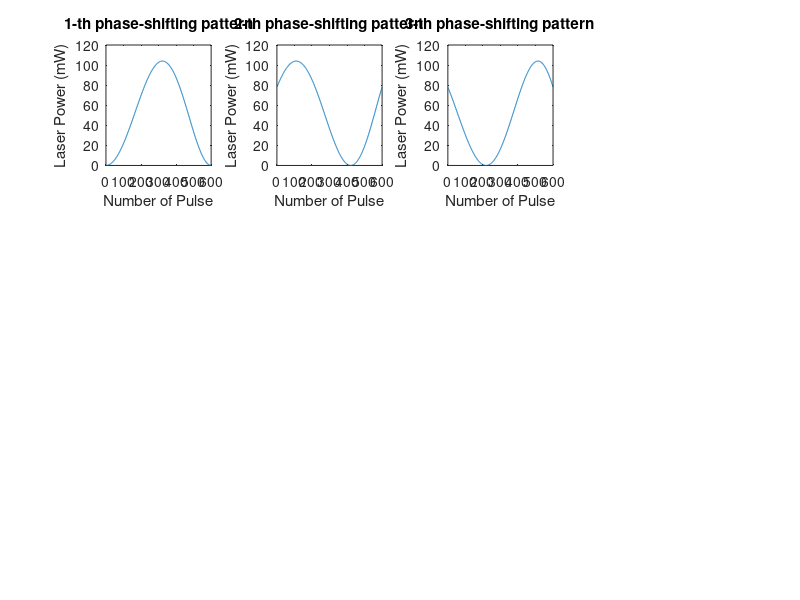
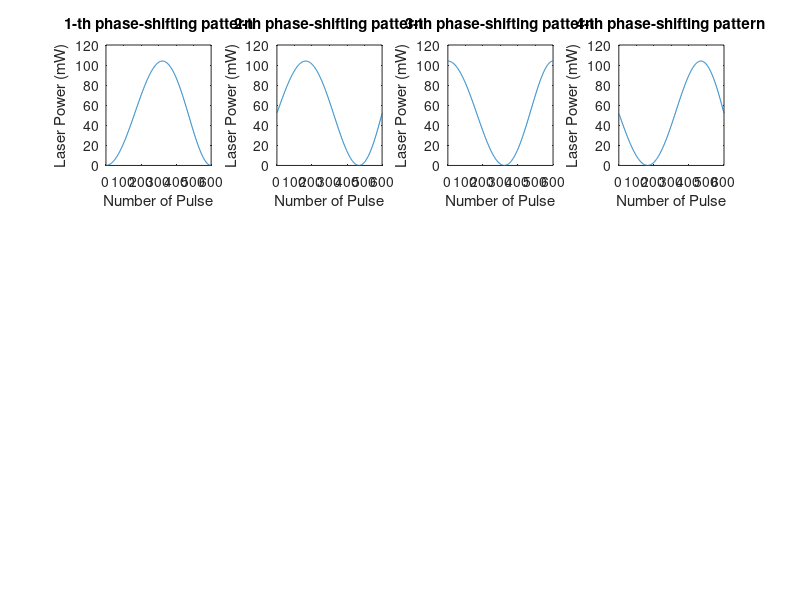
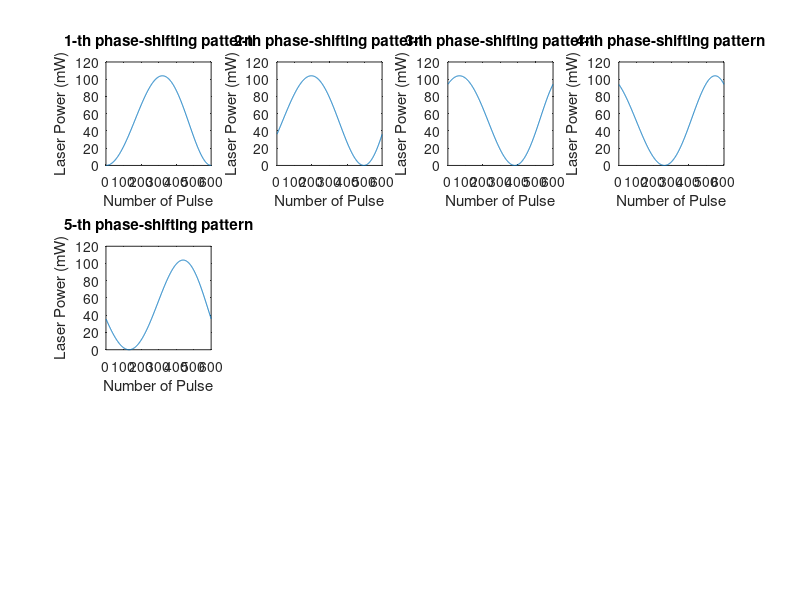
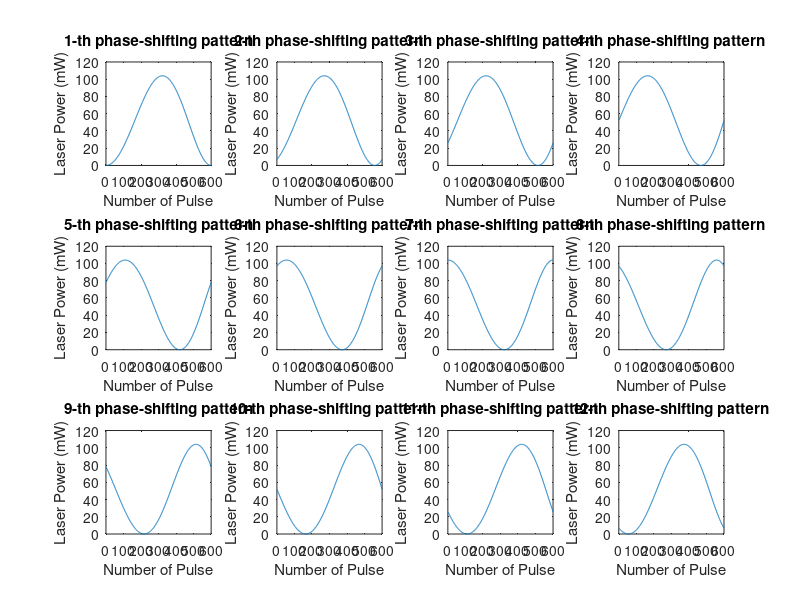

These figures' MATLAB source, in order:
%%%%%%%%%%%%%%%%%%%%%%%%%%%% Voltage data generation of traditional propjection method %%%%%%%%%%%%%%%%%%%%%%%%%%%%

%%%%%%%%%%%%%%%%%%%%%%%%%%%%% document description %%%%%%%%%%%%%%%%%%%%%%%%%%%%%
%   A、Function: Voltage data generation of traditional propjection method
%   B、description：
%     1. The output power is controlled by modulating the laser voltage, thereby changing the laser light intensity.
%     2. Laser voltage control mode: angle pulse voltage modulation
%     3. Generate a coe file
%     4. The frequency is 1, and the number of steps is 3, 4, 5, 12. 
%     5. Update the relationship between voltage and optical power, update the voltage data to 700 points, and update the optical power to 0-104mW

%%%%%%%%%%%%%%%%%%%%%%%%%%%%% code %%%%%%%%%%%%%%%%%%%%%%%%%%%%%
%%%%%%%%%%%% 1、Initialization and Variable Definition
clc; clear; close all;
f = 1;                    % Number of stripes
N=[3,4,5,12];
P_max = 104;              
P_min = 0;               
a=[5.86964588117397e-10	-1.30288492319589e-07	1.14243270722708e-05	-0.000415094802379048	0.0246249265443986	0.533180106832970];
Q = 1024;                 % The quantization level is 10 bits
Voltage_Quantitative=10;  % The voltage output range is -5V to +5V
alpha_max = 30;           % Maximum scanning angle of laser in one direction: 30 °
alpha_interval = 0.05;    % Angle marker pulse: 0.05 °
pulse_max=alpha_max/alpha_interval;     % Maximum number of angular pulses
pulse_id = 1:pulse_max;                 % Cumulative number of current angle pulses: 1~600 (vector)
alpha=alpha_interval*pulse_id';         % Current laser angle: 0.05 °~30 °
Num_data=700;            % The amount of data required for each phase shift map: 700

%%%%%%%%%%%% 2、Prefix description of coe file
savepath='..\Result\Traditional_Projection_Method.coe';
fid = fopen(savepath, 'w');
fprintf(fid, 'memory_initialization_radix=10;\n');
fprintf(fid, 'memory_initialization_vector =\n') ;
fclose(fid);
%%%%%%%%%%%% 3、algorithm         %Description: Projected cosine function; Initial phase: - pi;
A=0.5*P_max;
B=0.5*P_max;
for i=1:length(N)
    for j=1:length(f)
         figure('name',['The number of steps:',num2str(N(i)),', ','Frequency:',num2str(f(j))]);
        for k=1:1:N(i)
            P = A + B*cos(2*pi*f(j)*tand(alpha)/tand(alpha_max)+2*(k-1)*pi/N(i) - pi);
            P = P*(P_max-P_min)/P_max+P_min;
            %Convert power into voltage using the functional relationship between U-P (calibration of the relationship function)
            U=a(1)*P.^5+a(2)*P.^4+a(3)*P.^3+a(4)*P.^2+a(5)*P+a(6);
            U_data=[round(-U*Q/Voltage_Quantitative + Q/2);512*ones(Num_data-pulse_max,1)]; %其中前600个为有效数据，中间插入一个0电压数据，接着600个为前600个的反向数据，其余补0
            %%% data saving         
            fid = fopen(savepath,'a+');  
            for data_line = 1:1:Num_data
                fprintf(fid,'%d,\n',U_data(data_line));
            end
            fclose(fid);
            %%% Drawing&determining whether the data meets the requirements
            subplot(3,4,k);plot(P);title([num2str(k),'-th phase-shifting pattern']);xlabel('Number of Pulse');ylabel('Laser Power (mW)');
        end
    end
end
